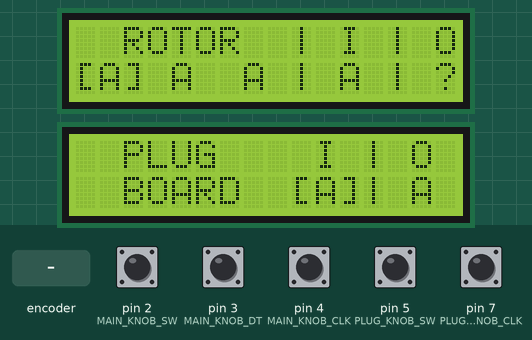
The sketch below on a simulated Arduino Uno, built with avr-gcc and run on an emulated ATmega328P. Parts: 2 × 16×2 character LCD. The inputs (shaded band) are chosen by the test bench; at power-on: pin 2 (MAIN_KNOB_SW), pin 3 (MAIN_KNOB_DT), pin 4 (MAIN_KNOB_CLK), pin 5 (PLUG_KNOB_SW), pin 7 (PLUG_KNOB_CLK) HIGH. What the sketch prints to the serial monitor is not drawn.

Above: at 3.3 s.
3.4 s: rotary encoder on pin 4 (MAIN_KNOB_CLK) / pin 3 (MAIN_KNOB_DT) turned 3 steps (first pin leading)
At 4.8 s:
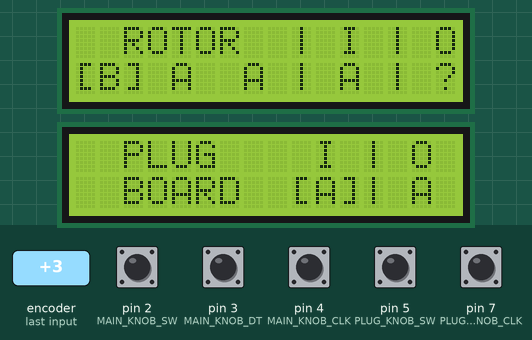
5.5 s: pin 2 (MAIN_KNOB_SW) pulled LOW for 0.15 s
At 6.5 s:
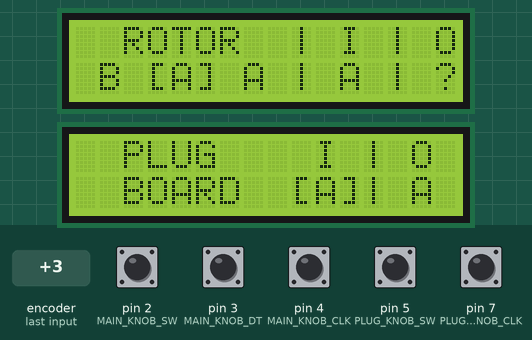
7.1 s: pin 5 (PLUG_KNOB_SW) pulled LOW for 0.15 s
At 8.4 s:
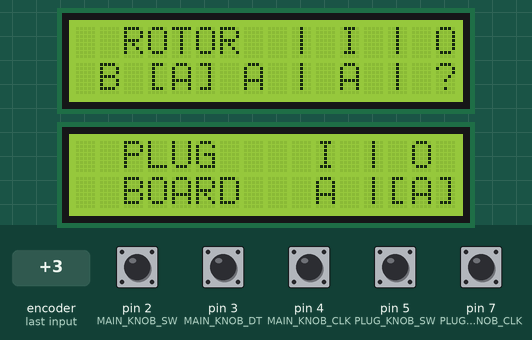
8.7 s: pin 2 (MAIN_KNOB_SW) pulled LOW for 1 s
At 10.1 s:
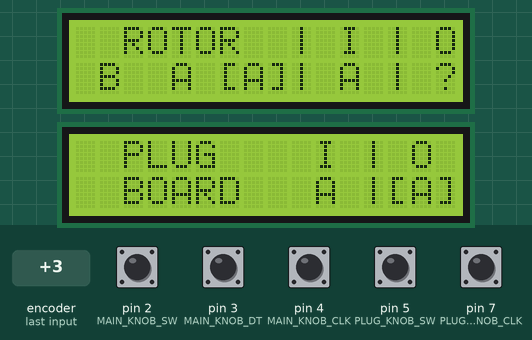
11.2 s: pin 5 (PLUG_KNOB_SW) pulled LOW for 1 s
At 12.5 s:
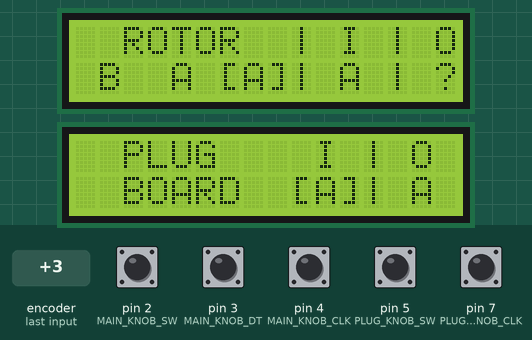
13.7 s: rotary encoder on pin 4 (MAIN_KNOB_CLK) / pin 3 (MAIN_KNOB_DT) turned 1 step (first pin leading)
At 14.7 s:
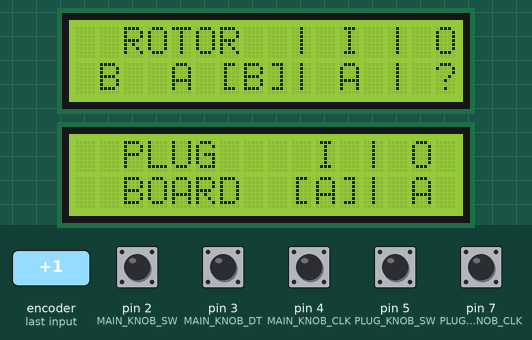
Timing chart, 0 to 16.4 s (numbered marks = the images above; inputs shaded):
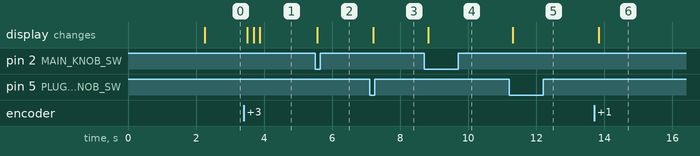

The sketch:

Main.ino
```cpp
/* Libraries */
#include <LCD_I2C.h>

/* Macros */
#define DEBUG  // Toggle for serial debug messages

#ifdef DEBUG
#define PRINT_DEBUG(msg) \
  do { Serial.println(msg); } while (0)
#else
#define PRINT_DEBUG(msg) \
  do { \
  } while (0)
#endif

/* Physical connections (PIN) */
#define MAIN_KNOB_SW 2
#define MAIN_KNOB_DT 3
#define MAIN_KNOB_CLK 4

#define PLUG_KNOB_SW 5
#define PLUG_KNOB_DT 6
#define PLUG_KNOB_CLK 7

/* Physical device addresses (i2c) */
#define LCD1_ADDR 0x26
#define LCD2_ADDR 0x27

/* Constants */
#define MAIN_DISPLAY_HEADER F("  ROTOR  | I | O")
#define PLUG_DISPLAY_HEADER F("  PLUG    I | O ")
#define INITIAL_ANIMATION_DURATION 2000
#define ASCII_A 0x41
#define BUTTON_DELAY 200


/* Global variables */
LCD_I2C mainLcd(LCD2_ADDR, 16, 2);  // Rotors and I/O LCD
LCD_I2C plugLcd(LCD1_ADDR, 16, 2);  // Plug board LCD

String mainDisplay = " ?  ?  ? | ? | ?";
String plugDisplay = "  BOARD   ? | ? ";

/* This is part of the Enigma Machine configuration (cipher) */
char rotors[3] = { 'A', 'A', 'A' };
char rotorsWiring[3][26] = {
  { 'W', 'J', 'N', 'P', 'K', 'Y', 'T', 'E', 'B', 'A', 'S', 'H', 'C', 'Z', 'V', 'O', 'U', 'L', 'Q', 'X', 'I', 'G', 'M', 'D', 'F', 'R' },
  { 'B', 'Y', 'Q', 'V', 'E', 'U', 'M', 'S', 'Z', 'K', 'W', 'A', 'R', 'N', 'T', 'F', 'H', 'J', 'I', 'P', 'X', 'C', 'G', 'L', 'D', 'O' },
  { 'L', 'C', 'J', 'E', 'U', 'Y', 'N', 'A', 'F', 'V', 'Q', 'O', 'Z', 'X', 'I', 'D', 'B', 'R', 'G', 'S', 'T', 'K', 'W', 'M', 'H', 'P' },
  /*
  { 'A', 'B', 'C', 'D', 'E', 'F', 'G', 'H', 'I', 'J', 'K', 'L', 'M', 'N', 'O', 'P', 'Q', 'R', 'S', 'T', 'U', 'V', 'W', 'X', 'Y', 'Z' },
  { 'A', 'B', 'C', 'D', 'E', 'F', 'G', 'H', 'I', 'J', 'K', 'L', 'M', 'N', 'O', 'P', 'Q', 'R', 'S', 'T', 'U', 'V', 'W', 'X', 'Y', 'Z' },
  { 'A', 'B', 'C', 'D', 'E', 'F', 'G', 'H', 'I', 'J', 'K', 'L', 'M', 'N', 'O', 'P', 'Q', 'R', 'S', 'T', 'U', 'V', 'W', 'X', 'Y', 'Z' },
  */
};
char reflectorWiring[26] = { 'E', 'Y', 'S', 'T', 'B', 'O', 'M', 'Q', 'Z', 'A', 'W', 'K', 'R', 'N', 'V', 'H', 'F', 'J', 'I', 'P', 'X', 'C', 'G', 'L', 'D', 'U' };
char plugBoard[26];

int mainCursorIndexes[4] = { 1, 4, 7, 11 };
int plugCursorIndexes[2] = { 10, 14 };

int mainCursor = 0;       // Index of char of the selected rotor in the main display
int plugBoardCursor = 0;  // Index of char of the selected char in the plugboard display

int plugBoardInputIndex = 0;  // Index of an input letter of the plug board (0 - 25)

char input = 'A';  // IO of the Enigma Machine
char output = '?';

int lastMainKnobCLK;  // Knobs buttons last clicked time stamp
int lastPlugKnobCLK;

int mainKnobRotation = 0;
int plugKnobRotation = 0;

void getMainKnobRotation() {
  int currentMainKnobCLK = digitalRead(MAIN_KNOB_CLK);

  if (currentMainKnobCLK != lastMainKnobCLK && currentMainKnobCLK == 1) {
    if (digitalRead(MAIN_KNOB_DT) != currentMainKnobCLK) {
      --mainKnobRotation;
    } else {
      ++mainKnobRotation;
    }
  }

  lastMainKnobCLK = currentMainKnobCLK;
}

void getPlugKnobRotation() {
  int currentPlugKnobCLK = digitalRead(PLUG_KNOB_CLK);

  if (currentPlugKnobCLK != lastPlugKnobCLK && currentPlugKnobCLK == 1) {
    if (digitalRead(PLUG_KNOB_DT) != currentPlugKnobCLK) {
      --plugKnobRotation;
    } else {
      ++plugKnobRotation;
    }
  }

  lastPlugKnobCLK = currentPlugKnobCLK;
}

bool mainKnobClicked() {
  bool result = false;
  static unsigned long lastButtonPress = 0;
  int btnState = digitalRead(MAIN_KNOB_SW);

  if (btnState == LOW) {
    if (millis() - lastButtonPress > BUTTON_DELAY) {
      PRINT_DEBUG("Main knob button clicked");
      result = true;
    }
    lastButtonPress = millis();
  }

  return result;
}

bool plugKnobClicked() {
  bool result = false;
  static unsigned long lastButtonPress = 0;
  int btnState = digitalRead(PLUG_KNOB_SW);

  if (btnState == LOW) {
    if (millis() - lastButtonPress > BUTTON_DELAY) {
      PRINT_DEBUG("Plug knob button clicked");
      result = true;
    }
    lastButtonPress = millis();
  }

  return result;
}

void renderMainDisplay() {
  mainLcd.setCursor(0, 0);
  mainLcd.print(MAIN_DISPLAY_HEADER);

  mainDisplay.setCharAt(0, ' ');
  mainDisplay.setCharAt(1, rotors[0]);
  mainDisplay.setCharAt(2, ' ');
  mainDisplay.setCharAt(3, ' ');
  mainDisplay.setCharAt(4, rotors[1]);
  mainDisplay.setCharAt(5, ' ');
  mainDisplay.setCharAt(6, ' ');
  mainDisplay.setCharAt(7, rotors[2]);
  mainDisplay.setCharAt(8, ' ');
  mainDisplay.setCharAt(10, ' ');
  mainDisplay.setCharAt(11, input);
  mainDisplay.setCharAt(12, ' ');
  mainDisplay.setCharAt(15, output);

  mainDisplay.setCharAt(mainCursorIndexes[mainCursor] + 1, ']');
  mainDisplay.setCharAt(mainCursorIndexes[mainCursor] - 1, '[');

  mainLcd.setCursor(0, 1);
  mainLcd.print(mainDisplay);
}

void renderPlugDisplay() {
  plugLcd.setCursor(0, 0);
  plugLcd.print(PLUG_DISPLAY_HEADER);

  plugDisplay.setCharAt(9, ' ');
  plugDisplay.setCharAt(10, ASCII_A + plugBoardInputIndex);
  plugDisplay.setCharAt(11, ' ');
  plugDisplay.setCharAt(13, ' ');
  plugDisplay.setCharAt(14, plugBoard[plugBoardInputIndex]);
  plugDisplay.setCharAt(15, ' ');

  plugDisplay.setCharAt(plugCursorIndexes[plugBoardCursor] + 1, ']');
  plugDisplay.setCharAt(plugCursorIndexes[plugBoardCursor] - 1, '[');

  plugLcd.setCursor(0, 1);
  plugLcd.print(plugDisplay);
}

int indexOf(char arr[], char x) {
  for (int i = 0; i < 26; ++i) {
    if (arr[i] == x) {
      return i;
    }
  }
  return -1;
}

char forwardToRotors(char input) {
  char result = input;

  // Rotors rotations
  int shift0 = rotors[0] - ASCII_A;
  int shift1 = rotors[1] - ASCII_A;
  int shift2 = rotors[2] - ASCII_A;

  // Forward
  result = rotorsWiring[0][result - ASCII_A + shift0];
  result = rotorsWiring[1][result - ASCII_A + shift1];
  result = rotorsWiring[2][result - ASCII_A + shift2];

  // Reflector
  result = reflectorWiring[result - ASCII_A];

  // Backwards
  result = indexOf(rotorsWiring[2], result) + ASCII_A + shift2;
  result = indexOf(rotorsWiring[1], result) + ASCII_A + shift1;
  result = indexOf(rotorsWiring[0], result) + ASCII_A + shift0;
  //result = rotorsWiring[2][result - ASCII_A + shift2];
  //result = rotorsWiring[1][result - ASCII_A + shift1];
  //result = rotorsWiring[0][result - ASCII_A + shift0];

  return result;
}

void shiftRotors() {
  if (rotors[0] == 'Z') {
    rotors[0] = 'A';
    if (rotors[1] == 'Z') {
      rotors[1] = 'A';
      if (rotors[2] == 'Z') {
        rotors[2] = 'A';
      } else {
        ++rotors[2];
      }
    } else {
      ++rotors[1];
    }
  } else {
    ++rotors[0];
  }
}

void setup() {
  // Debug initialization
#ifdef DEBUG
  Serial.begin(9600);
#endif

  PRINT_DEBUG("Starting setup");

  // Initialize the displays
  mainLcd.begin();
  mainLcd.backlight();
  plugLcd.begin();
  plugLcd.backlight();

  // Initial display animation
  mainLcd.setCursor(0, 0);
  mainLcd.print(F(" Enigma Machine"));
  mainLcd.setCursor(0, 1);
  mainLcd.print(F("      UwU"));

  plugLcd.setCursor(0, 0);
  plugLcd.print(F(" Enigma Machine"));
  plugLcd.setCursor(0, 1);
  plugLcd.print(F("Licence: GPL 0.6"));

  delay(INITIAL_ANIMATION_DURATION);

  // Initialize the knobs
  pinMode(MAIN_KNOB_CLK, INPUT);
  pinMode(MAIN_KNOB_DT, INPUT);
  pinMode(MAIN_KNOB_SW, INPUT_PULLUP);

  pinMode(PLUG_KNOB_CLK, INPUT);
  pinMode(PLUG_KNOB_DT, INPUT);
  pinMode(PLUG_KNOB_SW, INPUT_PULLUP);

  // Initialize global variables
  lastMainKnobCLK = digitalRead(MAIN_KNOB_CLK);
  lastPlugKnobCLK = digitalRead(PLUG_KNOB_CLK);

  for (int i = 0; i < 26; ++i) {
    plugBoard[i] = ASCII_A + i;
  }

  // Clear displays before loop function
  mainLcd.clear();
  plugLcd.clear();

  PRINT_DEBUG("Finished setup");
}

void loop() {
  /* Input handling */
  if (mainKnobClicked()) {
    mainKnobRotation = 0;
    if (mainCursor < 3) {
      ++mainCursor;
    } else {
      // Generate the output of the Enigma Machine
      output = plugBoard[input - ASCII_A];
      output = forwardToRotors(output);
      shiftRotors();
      output = plugBoard[output - ASCII_A];
    }
  }

  if (plugKnobClicked()) {
    plugBoardCursor = plugBoardCursor == 0 ? 1 : 0;
    plugKnobRotation = 0;
  }

  getMainKnobRotation();
  // Map knob rotation
  if (mainKnobRotation > 25) mainKnobRotation = 0;
  if (mainKnobRotation < 0) mainKnobRotation = 25;
  // Knob rotation logic
  if (mainCursor < 3) {
    rotors[mainCursor] = ASCII_A + mainKnobRotation;
  } else {
    input = ASCII_A + mainKnobRotation;
  }

  getPlugKnobRotation();
  // Map knob rotation
  if (plugKnobRotation > 25) plugKnobRotation = 0;
  if (plugKnobRotation < 0) plugKnobRotation = 25;
  // Knob rotation logic
  if (plugBoardCursor == 0) {
    plugBoardInputIndex = plugKnobRotation;
  } else {
    plugBoard[plugBoardInputIndex] = plugKnobRotation + ASCII_A;
  }

  /* Displays rendering */
  renderMainDisplay();
  renderPlugDisplay();

  // Loop function delay
  //delay(1);
}
```

Measured:
- after the input at 3.4 s, the display: changes after 0.11 s (image 1)
- after the input at 5.5 s, the display: changes after 0.06 s (image 2)
- after the input at 7.1 s, the display: changes after 0.11 s (image 3)
- after the input at 8.7 s, the display: changes after 0.12 s (image 4)
- after the input at 11.2 s, the display: changes after 0.10 s (image 5)
- after the input at 13.7 s, the display: changes after 0.14 s (image 6)
